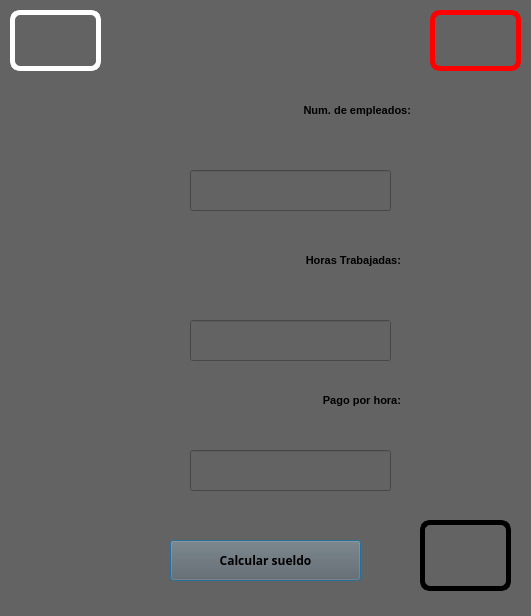
<?xml version="1.0" encoding="UTF-8"?>
<ui version="4.0">
 <class>Dialog</class>
 <widget class="QDialog" name="Dialog">
  <property name="geometry">
   <rect>
    <x>0</x>
    <y>0</y>
    <width>531</width>
    <height>616</height>
   </rect>
  </property>
  <property name="windowTitle">
   <string>Dialog</string>
  </property>
  <property name="styleSheet">
   <string notr="true">background-color: rgb(99, 99, 99);</string>
  </property>
  <widget class="QLabel" name="label_4">
   <property name="geometry">
    <rect>
     <x>430</x>
     <y>10</y>
     <width>91</width>
     <height>61</height>
    </rect>
   </property>
   <property name="styleSheet">
    <string notr="true">border: 5px solid red;
border-radius: 10px;</string>
   </property>
   <property name="text">
    <string/>
   </property>
   <property name="pixmap">
    <pixmap resource="../../recursos.qrc">:/meme/Imagen/fians.jpg</pixmap>
   </property>
   <property name="scaledContents">
    <bool>true</bool>
   </property>
  </widget>
  <widget class="QLabel" name="label_5">
   <property name="geometry">
    <rect>
     <x>420</x>
     <y>520</y>
     <width>91</width>
     <height>71</height>
    </rect>
   </property>
   <property name="styleSheet">
    <string notr="true">border: 5px solid black;
border-radius: 10px;</string>
   </property>
   <property name="text">
    <string/>
   </property>
   <property name="pixmap">
    <pixmap resource="../../recursos.qrc">:/meme/Imagen/logo_equipo.jpg</pixmap>
   </property>
   <property name="scaledContents">
    <bool>true</bool>
   </property>
  </widget>
  <widget class="QLabel" name="label_3">
   <property name="geometry">
    <rect>
     <x>10</x>
     <y>10</y>
     <width>91</width>
     <height>61</height>
    </rect>
   </property>
   <property name="styleSheet">
    <string notr="true">border: 5px solid white;
border-radius: 10px;</string>
   </property>
   <property name="text">
    <string/>
   </property>
   <property name="pixmap">
    <pixmap resource="../../recursos.qrc">:/meme/Imagen/uat-logo.jpg</pixmap>
   </property>
   <property name="scaledContents">
    <bool>true</bool>
   </property>
  </widget>
  <widget class="QPushButton" name="btn_Calcularsueldo">
   <property name="geometry">
    <rect>
     <x>170</x>
     <y>540</y>
     <width>191</width>
     <height>41</height>
    </rect>
   </property>
   <property name="font">
    <font>
     <family>Rockwell Extra Bold</family>
     <pointsize>9</pointsize>
     <weight>75</weight>
     <bold>true</bold>
    </font>
   </property>
   <property name="text">
    <string>Calcular sueldo</string>
   </property>
  </widget>
  <widget class="QLineEdit" name="txt_numempleados">
   <property name="geometry">
    <rect>
     <x>190</x>
     <y>170</y>
     <width>201</width>
     <height>41</height>
    </rect>
   </property>
   <property name="font">
    <font>
     <family>Rockwell Extra Bold</family>
     <pointsize>10</pointsize>
     <weight>75</weight>
     <bold>true</bold>
    </font>
   </property>
  </widget>
  <widget class="QLabel" name="label_2">
   <property name="geometry">
    <rect>
     <x>-30</x>
     <y>90</y>
     <width>441</width>
     <height>41</height>
    </rect>
   </property>
   <property name="font">
    <font>
     <pointsize>8</pointsize>
     <weight>75</weight>
     <bold>true</bold>
    </font>
   </property>
   <property name="text">
    <string>Num. de empleados:</string>
   </property>
   <property name="alignment">
    <set>Qt::AlignRight|Qt::AlignTrailing|Qt::AlignVCenter</set>
   </property>
  </widget>
  <widget class="QLineEdit" name="txt_hrs">
   <property name="geometry">
    <rect>
     <x>190</x>
     <y>320</y>
     <width>201</width>
     <height>41</height>
    </rect>
   </property>
   <property name="font">
    <font>
     <family>Rockwell Extra Bold</family>
     <pointsize>10</pointsize>
     <weight>75</weight>
     <bold>true</bold>
    </font>
   </property>
  </widget>
  <widget class="QLabel" name="label_6">
   <property name="geometry">
    <rect>
     <x>-40</x>
     <y>240</y>
     <width>441</width>
     <height>41</height>
    </rect>
   </property>
   <property name="font">
    <font>
     <pointsize>8</pointsize>
     <weight>75</weight>
     <bold>true</bold>
    </font>
   </property>
   <property name="text">
    <string>Horas Trabajadas:</string>
   </property>
   <property name="alignment">
    <set>Qt::AlignRight|Qt::AlignTrailing|Qt::AlignVCenter</set>
   </property>
  </widget>
  <widget class="QLineEdit" name="txt_pagoxhora">
   <property name="geometry">
    <rect>
     <x>190</x>
     <y>450</y>
     <width>201</width>
     <height>41</height>
    </rect>
   </property>
   <property name="font">
    <font>
     <family>Rockwell Extra Bold</family>
     <pointsize>10</pointsize>
     <weight>75</weight>
     <bold>true</bold>
    </font>
   </property>
  </widget>
  <widget class="QLabel" name="label_7">
   <property name="geometry">
    <rect>
     <x>-40</x>
     <y>380</y>
     <width>441</width>
     <height>41</height>
    </rect>
   </property>
   <property name="font">
    <font>
     <pointsize>8</pointsize>
     <weight>75</weight>
     <bold>true</bold>
    </font>
   </property>
   <property name="text">
    <string>Pago por hora:</string>
   </property>
   <property name="alignment">
    <set>Qt::AlignRight|Qt::AlignTrailing|Qt::AlignVCenter</set>
   </property>
  </widget>
 </widget>
 <resources>
  <include location="../../recursos.qrc"/>
 </resources>
 <connections/>
</ui>
